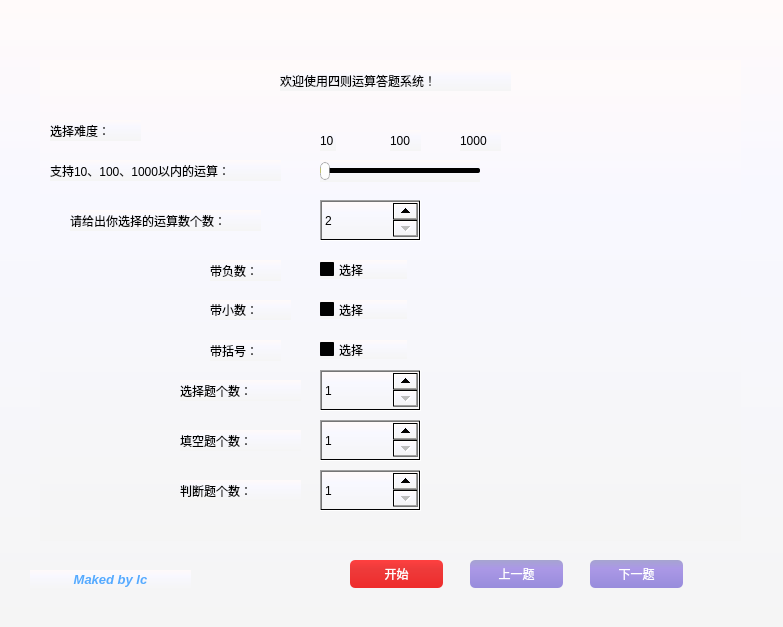
<?xml version="1.0" encoding="UTF-8"?>
<ui version="4.0">
 <class>Widget</class>
 <widget class="QWidget" name="Widget">
  <property name="geometry">
   <rect>
    <x>0</x>
    <y>0</y>
    <width>783</width>
    <height>627</height>
   </rect>
  </property>
  <property name="windowTitle">
   <string>Form</string>
  </property>
  <property name="styleSheet">
   <string notr="true">QWidget{ background-color: qlineargradient(x1:0, y1:0, x2:0, y2:1, stop:0 rgb(255,250,250), stop:0.3 rgb(248,248,255), stop:1 rgb(245,245 ,245));;}</string>
  </property>
  <widget class="QStackedWidget" name="stackedWidget">
   <property name="geometry">
    <rect>
     <x>40</x>
     <y>60</y>
     <width>701</width>
     <height>481</height>
    </rect>
   </property>
   <property name="currentIndex">
    <number>0</number>
   </property>
   <widget class="QWidget" name="home">
    <widget class="QLabel" name="label_welcome1">
     <property name="geometry">
      <rect>
       <x>240</x>
       <y>10</y>
       <width>231</width>
       <height>21</height>
      </rect>
     </property>
     <property name="text">
      <string>欢迎使用四则运算答题系统！</string>
     </property>
     <property name="textFormat">
      <enum>Qt::AutoText</enum>
     </property>
    </widget>
    <widget class="QLabel" name="label_welcome2">
     <property name="geometry">
      <rect>
       <x>10</x>
       <y>60</y>
       <width>91</width>
       <height>21</height>
      </rect>
     </property>
     <property name="text">
      <string>选择难度：</string>
     </property>
    </widget>
    <widget class="QLabel" name="label_nummax">
     <property name="geometry">
      <rect>
       <x>10</x>
       <y>100</y>
       <width>231</width>
       <height>21</height>
      </rect>
     </property>
     <property name="text">
      <string>支持10、100、1000以内的运算：</string>
     </property>
    </widget>
    <widget class="QLabel" name="label_shuliang">
     <property name="geometry">
      <rect>
       <x>30</x>
       <y>150</y>
       <width>191</width>
       <height>21</height>
      </rect>
     </property>
     <property name="text">
      <string>请给出你选择的运算数个数：</string>
     </property>
    </widget>
    <widget class="QSpinBox" name="spinBox_shuliang">
     <property name="geometry">
      <rect>
       <x>280</x>
       <y>140</y>
       <width>101</width>
       <height>41</height>
      </rect>
     </property>
     <property name="minimum">
      <number>2</number>
     </property>
     <property name="maximum">
      <number>50</number>
     </property>
    </widget>
    <widget class="QLabel" name="label_negative">
     <property name="geometry">
      <rect>
       <x>170</x>
       <y>200</y>
       <width>71</width>
       <height>21</height>
      </rect>
     </property>
     <property name="text">
      <string>带负数：</string>
     </property>
    </widget>
    <widget class="QLabel" name="label_decimal">
     <property name="geometry">
      <rect>
       <x>170</x>
       <y>240</y>
       <width>81</width>
       <height>20</height>
      </rect>
     </property>
     <property name="text">
      <string>带小数：</string>
     </property>
    </widget>
    <widget class="QLabel" name="label_brackets">
     <property name="geometry">
      <rect>
       <x>170</x>
       <y>280</y>
       <width>71</width>
       <height>21</height>
      </rect>
     </property>
     <property name="text">
      <string>带括号：</string>
     </property>
    </widget>
    <widget class="QLabel" name="label_choose">
     <property name="geometry">
      <rect>
       <x>140</x>
       <y>320</y>
       <width>121</width>
       <height>21</height>
      </rect>
     </property>
     <property name="text">
      <string>选择题个数：</string>
     </property>
    </widget>
    <widget class="QSpinBox" name="spinBox_choose">
     <property name="geometry">
      <rect>
       <x>280</x>
       <y>310</y>
       <width>101</width>
       <height>41</height>
      </rect>
     </property>
     <property name="minimum">
      <number>1</number>
     </property>
     <property name="maximum">
      <number>10</number>
     </property>
    </widget>
    <widget class="QLabel" name="label_judge">
     <property name="geometry">
      <rect>
       <x>140</x>
       <y>420</y>
       <width>121</width>
       <height>21</height>
      </rect>
     </property>
     <property name="text">
      <string>判断题个数：</string>
     </property>
    </widget>
    <widget class="QSpinBox" name="spinBox_fill">
     <property name="geometry">
      <rect>
       <x>280</x>
       <y>360</y>
       <width>101</width>
       <height>41</height>
      </rect>
     </property>
     <property name="minimum">
      <number>1</number>
     </property>
     <property name="maximum">
      <number>10</number>
     </property>
    </widget>
    <widget class="QLabel" name="label_fill">
     <property name="geometry">
      <rect>
       <x>140</x>
       <y>370</y>
       <width>121</width>
       <height>21</height>
      </rect>
     </property>
     <property name="text">
      <string>填空题个数：</string>
     </property>
    </widget>
    <widget class="QSpinBox" name="spinBox_judge">
     <property name="geometry">
      <rect>
       <x>280</x>
       <y>410</y>
       <width>101</width>
       <height>41</height>
      </rect>
     </property>
     <property name="minimum">
      <number>1</number>
     </property>
     <property name="maximum">
      <number>10</number>
     </property>
    </widget>
    <widget class="QSlider" name="horizontalSlider_nummax">
     <property name="geometry">
      <rect>
       <x>280</x>
       <y>100</y>
       <width>160</width>
       <height>22</height>
      </rect>
     </property>
     <property name="styleSheet">
      <string notr="true">QSlider::groove:horizontal {
  border: 0px solid #bbb;
}
 
QSlider::sub-page:horizontal {
  background: rgb(255,255,0);
  border-radius: 0px;
  margin-top: 8px;
  margin-bottom: 9px;
}
 
QSlider::add-page:horizontal {
  background: rgb(0,0,0);
  border: 0px solid #777; 
  border-radius: 2px; 
  margin-top: 8px; 
  margin-bottom: 9px; 
}
 
QSlider::handle:horizontal { 
  background: rgb(255,255,255); 
  border: 1px solid rgba(102,102,102,102); 
  width: 8px; 
  height: 8px; 
  border-radius: 5px; 
  margin-top: 2px; 
  margin-bottom: 2px; 
}
 
QSlider::handle:horizontal:hover { 
  background: rgb(255,255,0); 
  border: 1px solid rgba(102,102,102,102); 
  border-radius: 5px; 
}
 
QSlider::sub-page:horizontal:disabled { 
  background: #bbb; 
  border-color: #999; 
}
 
QSlider::add-page:horizontal:disabled { 
  background: #eee; 
  border-color: #999; 
}
 
QSlider::handle:horizontal:disabled { 
  background: #eee; 
  border: 1px solid #aaa; 
  border-radius: 4px; 
}</string>
     </property>
     <property name="minimum">
      <number>1</number>
     </property>
     <property name="maximum">
      <number>3</number>
     </property>
     <property name="orientation">
      <enum>Qt::Horizontal</enum>
     </property>
    </widget>
    <widget class="QLabel" name="label_welcome2_2">
     <property name="geometry">
      <rect>
       <x>280</x>
       <y>70</y>
       <width>16</width>
       <height>21</height>
      </rect>
     </property>
     <property name="text">
      <string>10</string>
     </property>
    </widget>
    <widget class="QLabel" name="label_welcome2_3">
     <property name="geometry">
      <rect>
       <x>350</x>
       <y>70</y>
       <width>31</width>
       <height>21</height>
      </rect>
     </property>
     <property name="text">
      <string>100</string>
     </property>
    </widget>
    <widget class="QLabel" name="label_welcome2_4">
     <property name="geometry">
      <rect>
       <x>420</x>
       <y>70</y>
       <width>41</width>
       <height>21</height>
      </rect>
     </property>
     <property name="text">
      <string>1000</string>
     </property>
    </widget>
    <widget class="QCheckBox" name="checkBox_negative">
     <property name="geometry">
      <rect>
       <x>280</x>
       <y>200</y>
       <width>87</width>
       <height>19</height>
      </rect>
     </property>
     <property name="styleSheet">
      <string notr="true"/>
     </property>
     <property name="text">
      <string>选择</string>
     </property>
    </widget>
    <widget class="QCheckBox" name="checkBox_decimal">
     <property name="geometry">
      <rect>
       <x>280</x>
       <y>240</y>
       <width>87</width>
       <height>19</height>
      </rect>
     </property>
     <property name="text">
      <string>选择</string>
     </property>
    </widget>
    <widget class="QCheckBox" name="checkBox_brackets">
     <property name="geometry">
      <rect>
       <x>280</x>
       <y>280</y>
       <width>87</width>
       <height>19</height>
      </rect>
     </property>
     <property name="text">
      <string>选择</string>
     </property>
    </widget>
   </widget>
   <widget class="QWidget" name="page_1">
    <widget class="QGroupBox" name="groupBox_1">
     <property name="geometry">
      <rect>
       <x>10</x>
       <y>20</y>
       <width>671</width>
       <height>471</height>
      </rect>
     </property>
     <property name="title">
      <string>选择题</string>
     </property>
     <widget class="QLabel" name="label_1">
      <property name="geometry">
       <rect>
        <x>10</x>
        <y>50</y>
        <width>651</width>
        <height>16</height>
       </rect>
      </property>
      <property name="text">
       <string>第1题：1+1=？</string>
      </property>
     </widget>
     <widget class="QRadioButton" name="radioButton_11">
      <property name="geometry">
       <rect>
        <x>30</x>
        <y>100</y>
        <width>110</width>
        <height>19</height>
       </rect>
      </property>
      <property name="text">
       <string>A 1</string>
      </property>
     </widget>
     <widget class="QRadioButton" name="radioButton_12">
      <property name="geometry">
       <rect>
        <x>30</x>
        <y>140</y>
        <width>110</width>
        <height>19</height>
       </rect>
      </property>
      <property name="text">
       <string>B 2</string>
      </property>
     </widget>
     <widget class="QRadioButton" name="radioButton_13">
      <property name="geometry">
       <rect>
        <x>30</x>
        <y>180</y>
        <width>110</width>
        <height>19</height>
       </rect>
      </property>
      <property name="text">
       <string>C 3</string>
      </property>
     </widget>
     <widget class="QLabel" name="Right_ans_1">
      <property name="geometry">
       <rect>
        <x>80</x>
        <y>330</y>
        <width>491</width>
        <height>16</height>
       </rect>
      </property>
      <property name="text">
       <string/>
      </property>
     </widget>
    </widget>
   </widget>
   <widget class="QWidget" name="page_2">
    <widget class="QGroupBox" name="groupBox_2">
     <property name="geometry">
      <rect>
       <x>20</x>
       <y>10</y>
       <width>651</width>
       <height>461</height>
      </rect>
     </property>
     <property name="title">
      <string>填空题</string>
     </property>
     <widget class="QLabel" name="label_2">
      <property name="geometry">
       <rect>
        <x>10</x>
        <y>50</y>
        <width>631</width>
        <height>20</height>
       </rect>
      </property>
      <property name="text">
       <string>第2题：1+1=？</string>
      </property>
     </widget>
     <widget class="QLineEdit" name="lineEdit_1">
      <property name="geometry">
       <rect>
        <x>10</x>
        <y>110</y>
        <width>361</width>
        <height>31</height>
       </rect>
      </property>
     </widget>
     <widget class="QLabel" name="Right_ans_2">
      <property name="geometry">
       <rect>
        <x>50</x>
        <y>330</y>
        <width>531</width>
        <height>16</height>
       </rect>
      </property>
      <property name="text">
       <string/>
      </property>
     </widget>
    </widget>
   </widget>
   <widget class="QWidget" name="page_3">
    <widget class="QGroupBox" name="groupBox_3">
     <property name="geometry">
      <rect>
       <x>10</x>
       <y>10</y>
       <width>641</width>
       <height>451</height>
      </rect>
     </property>
     <property name="title">
      <string>判断题</string>
     </property>
     <widget class="QLabel" name="label_3">
      <property name="geometry">
       <rect>
        <x>10</x>
        <y>50</y>
        <width>611</width>
        <height>16</height>
       </rect>
      </property>
      <property name="text">
       <string>第2题：1+1=？</string>
      </property>
     </widget>
     <widget class="QRadioButton" name="radioButton_31">
      <property name="geometry">
       <rect>
        <x>30</x>
        <y>100</y>
        <width>110</width>
        <height>19</height>
       </rect>
      </property>
      <property name="text">
       <string>正确</string>
      </property>
     </widget>
     <widget class="QRadioButton" name="radioButton_32">
      <property name="geometry">
       <rect>
        <x>30</x>
        <y>140</y>
        <width>110</width>
        <height>19</height>
       </rect>
      </property>
      <property name="text">
       <string>错误</string>
      </property>
     </widget>
     <widget class="QLabel" name="Right_ans_3">
      <property name="geometry">
       <rect>
        <x>30</x>
        <y>300</y>
        <width>561</width>
        <height>16</height>
       </rect>
      </property>
      <property name="text">
       <string/>
      </property>
     </widget>
    </widget>
   </widget>
   <widget class="QWidget" name="page_4">
    <widget class="QLabel" name="label_end_1">
     <property name="geometry">
      <rect>
       <x>170</x>
       <y>100</y>
       <width>321</width>
       <height>21</height>
      </rect>
     </property>
     <property name="text">
      <string>恭喜你完成了作答！下面来看看你的分数吧！</string>
     </property>
    </widget>
    <widget class="QLabel" name="Score">
     <property name="geometry">
      <rect>
       <x>160</x>
       <y>200</y>
       <width>331</width>
       <height>21</height>
      </rect>
     </property>
     <property name="text">
      <string>分数</string>
     </property>
    </widget>
    <widget class="QLabel" name="label_end_2">
     <property name="geometry">
      <rect>
       <x>270</x>
       <y>310</y>
       <width>141</width>
       <height>16</height>
      </rect>
     </property>
     <property name="text">
      <string>赶紧去看看答案吧！</string>
     </property>
    </widget>
    <widget class="QPushButton" name="Return">
     <property name="geometry">
      <rect>
       <x>290</x>
       <y>380</y>
       <width>93</width>
       <height>28</height>
      </rect>
     </property>
     <property name="styleSheet">
      <string notr="true">QPushButton{
            color: rgb(255, 255, 255);
            background: qlineargradient(x1:0, y1:0, x2:0, y2:1, stop:0 rgb(166,164,208), stop:0.3 rgb(171,152,230), stop:1 rgb(152,140,220));
            border:1px;
            border-radius:5px; /*border-radius控制圆角大小*/
            padding:2px 4px;  
        }
        QPushButton:hover{
            color: rgb(255, 255, 255); 
            background: qlineargradient(x1:0, y1:0, x2:0, y2:1, stop:0 rgb(130,120,226), stop:0.3 rgb(120,130,230), stop:1 rgb(125,140,226));
            border:1px;  
            border-radius:5px; /*border-radius控制圆角大小*/
            padding:2px 4px; 
        }
        QPushButton:pressed{    
            color: rgb(255, 255, 255); 
            background: qlineargradient(x1:0, y1:0, x2:0, y2:1, stop:0 rgb(240,156,121), stop:0.3 rgb(220,160,140), stop:1 rgb(230,140,120));  
            border:1px;  
            border-radius:5px; /*border-radius控制圆角大小*/
            padding:2px 4px; 
        }</string>
     </property>
     <property name="text">
      <string>返回查看</string>
     </property>
    </widget>
   </widget>
  </widget>
  <widget class="QPushButton" name="Start">
   <property name="geometry">
    <rect>
     <x>350</x>
     <y>560</y>
     <width>93</width>
     <height>28</height>
    </rect>
   </property>
   <property name="styleSheet">
    <string notr="true">QPushButton{
            color: rgb(255, 255, 255);
            background: qlineargradient(x1:0, y1:0, x2:0, y2:1, stop:0 rgb(255 ,64 ,64), stop:0.3 rgb(238, 59, 59), stop:1 rgb(238, 44, 44));
            border:1px;
            border-radius:5px; /*border-radius控制圆角大小*/
            padding:2px 4px;  
        }
        QPushButton:hover{
            color: rgb(255, 255, 255); 
            background: qlineargradient(x1:0, y1:0, x2:0, y2:1, stop:0 rgb(255 ,106 ,106), stop:0.3 rgb(238, 59, 59), stop:1 rgb(238, 44, 44));
            border:1px;  
            border-radius:5px; /*border-radius控制圆角大小*/
            padding:2px 4px; 
        }
        QPushButton:pressed{    
            color: rgb(255, 255, 255); 
            background: qlineargradient(x1:0, y1:0, x2:0, y2:1, stop:0 rgb(255 ,64 ,64), stop:0.3 rgb(238, 59, 59), stop:1 rgb(238, 44, 44));
            border:1px;  
            border-radius:5px; /*border-radius控制圆角大小*/
            padding:2px 4px; 
        }</string>
   </property>
   <property name="text">
    <string>开始</string>
   </property>
  </widget>
  <widget class="QPushButton" name="Previous">
   <property name="geometry">
    <rect>
     <x>470</x>
     <y>560</y>
     <width>93</width>
     <height>28</height>
    </rect>
   </property>
   <property name="styleSheet">
    <string notr="true">QPushButton{
            color: rgb(255, 255, 255);
            background: qlineargradient(x1:0, y1:0, x2:0, y2:1, stop:0 rgb(166,164,208), stop:0.3 rgb(171,152,230), stop:1 rgb(152,140,220));
            border:1px;
            border-radius:5px; /*border-radius控制圆角大小*/
            padding:2px 4px;  
        }
        QPushButton:hover{
            color: rgb(255, 255, 255); 
            background: qlineargradient(x1:0, y1:0, x2:0, y2:1, stop:0 rgb(130,120,226), stop:0.3 rgb(120,130,230), stop:1 rgb(125,140,226));
            border:1px;  
            border-radius:5px; /*border-radius控制圆角大小*/
            padding:2px 4px; 
        }
        QPushButton:pressed{    
            color: rgb(255, 255, 255); 
            background: qlineargradient(x1:0, y1:0, x2:0, y2:1, stop:0 rgb(240,156,121), stop:0.3 rgb(220,160,140), stop:1 rgb(230,140,120));  
            border:1px;  
            border-radius:5px; /*border-radius控制圆角大小*/
            padding:2px 4px; 
        }</string>
   </property>
   <property name="text">
    <string>上一题</string>
   </property>
  </widget>
  <widget class="QPushButton" name="Next">
   <property name="geometry">
    <rect>
     <x>590</x>
     <y>560</y>
     <width>93</width>
     <height>28</height>
    </rect>
   </property>
   <property name="styleSheet">
    <string notr="true">QPushButton{
            color: rgb(255, 255, 255);
            background: qlineargradient(x1:0, y1:0, x2:0, y2:1, stop:0 rgb(166,164,208), stop:0.3 rgb(171,152,230), stop:1 rgb(152,140,220));
            border:1px;
            border-radius:5px; /*border-radius控制圆角大小*/
            padding:2px 4px;  
        }
        QPushButton:hover{
            color: rgb(255, 255, 255); 
            background: qlineargradient(x1:0, y1:0, x2:0, y2:1, stop:0 rgb(130,120,226), stop:0.3 rgb(120,130,230), stop:1 rgb(125,140,226));
            border:1px;  
            border-radius:5px; /*border-radius控制圆角大小*/
            padding:2px 4px; 
        }
        QPushButton:pressed{    
            color: rgb(255, 255, 255); 
            background: qlineargradient(x1:0, y1:0, x2:0, y2:1, stop:0 rgb(240,156,121), stop:0.3 rgb(220,160,140), stop:1 rgb(230,140,120));  
            border:1px;  
            border-radius:5px; /*border-radius控制圆角大小*/
            padding:2px 4px; 
        }</string>
   </property>
   <property name="text">
    <string>下一题</string>
   </property>
  </widget>
  <widget class="QLabel" name="label_end_4">
   <property name="geometry">
    <rect>
     <x>30</x>
     <y>570</y>
     <width>161</width>
     <height>20</height>
    </rect>
   </property>
   <property name="text">
    <string>&lt;html&gt;&lt;head/&gt;&lt;body&gt;&lt;p align=&quot;center&quot;&gt;&lt;span style=&quot; font-size:10pt; font-weight:600; font-style:italic; color:#55aaff;&quot;&gt;Maked by lc&lt;/span&gt;&lt;/p&gt;&lt;/body&gt;&lt;/html&gt;</string>
   </property>
  </widget>
 </widget>
 <resources/>
 <connections/>
</ui>
